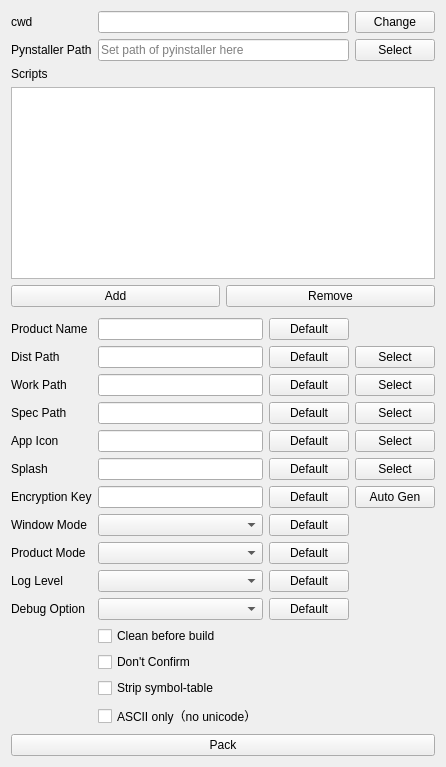
      <widget class="QWidget" name="commonTab">
       <attribute name="title">
        <string>Common</string>
       </attribute>
       <layout class="QVBoxLayout" name="verticalLayout_2">
        <item>
         <layout class="QGridLayout" name="gridLayout_2">
          <item row="0" column="0">
           <widget class="QLabel" name="cwdLabel">
            <property name="text">
             <string>cwd</string>
            </property>
           </widget>
          </item>
          <item row="0" column="1">
           <widget class="DirectoryEdit" name="cwdEdit">
            <property name="focusPolicy">
             <enum>Qt::NoFocus</enum>
            </property>
           </widget>
          </item>
          <item row="0" column="2">
           <widget class="QPushButton" name="changeCWDButton">
            <property name="text">
             <string>Change</string>
            </property>
           </widget>
          </item>
          <item row="1" column="0">
           <widget class="QLabel" name="pyinstallerLabel">
            <property name="text">
             <string>Pynstaller Path</string>
            </property>
           </widget>
          </item>
          <item row="1" column="1">
           <widget class="FileEdit" name="pyinstallerEdit">
            <property name="dragEnabled">
             <bool>true</bool>
            </property>
            <property name="placeholderText">
             <string>Set path of pyinstaller here</string>
            </property>
           </widget>
          </item>
          <item row="1" column="2">
           <widget class="QPushButton" name="selectPyInstallerButton">
            <property name="text">
             <string>Select</string>
            </property>
           </widget>
          </item>
         </layout>
        </item>
        <item>
         <layout class="QVBoxLayout" name="scriptsListWidgetLayout">
          <item>
           <widget class="QLabel" name="scriptsLabel">
            <property name="text">
             <string>Scripts</string>
            </property>
           </widget>
          </item>
          <item>
           <widget class="FileListWidget" name="scriptsListWidget">
            <property name="mouseTracking">
             <bool>false</bool>
            </property>
            <property name="acceptDrops">
             <bool>true</bool>
            </property>
            <property name="dragEnabled">
             <bool>true</bool>
            </property>
            <property name="dragDropOverwriteMode">
             <bool>true</bool>
            </property>
            <property name="dragDropMode">
             <enum>QAbstractItemView::NoDragDrop</enum>
            </property>
           </widget>
          </item>
          <item>
           <layout class="QHBoxLayout" name="horizontalLayout_2">
            <item>
             <widget class="QPushButton" name="addScriptButton">
              <property name="text">
               <string>Add</string>
              </property>
             </widget>
            </item>
            <item>
             <widget class="QPushButton" name="removeScriptButton">
              <property name="text">
               <string>Remove</string>
              </property>
             </widget>
            </item>
           </layout>
          </item>
         </layout>
        </item>
        <item>
         <layout class="QGridLayout" name="gridLayout">
          <property name="topMargin">
           <number>5</number>
          </property>
          <item row="3" column="0">
           <widget class="QLabel" name="specPathLabel">
            <property name="text">
             <string>Spec Path</string>
            </property>
           </widget>
          </item>
          <item row="10" column="2">
           <widget class="QPushButton" name="defaultDebugOptionButton">
            <property name="text">
             <string>Default</string>
            </property>
           </widget>
          </item>
          <item row="0" column="0">
           <widget class="QLabel" name="productNameLabel">
            <property name="text">
             <string>Product Name</string>
            </property>
           </widget>
          </item>
          <item row="9" column="2">
           <widget class="QPushButton" name="defaultLogLevelButton">
            <property name="text">
             <string>Default</string>
            </property>
           </widget>
          </item>
          <item row="1" column="0">
           <widget class="QLabel" name="distPathLabel">
            <property name="text">
             <string>Dist Path</string>
            </property>
           </widget>
          </item>
          <item row="6" column="1">
           <widget class="QLineEdit" name="encryptionKeyEdit"/>
          </item>
          <item row="14" column="1">
           <widget class="QCheckBox" name="stripSymbolsCheckBox">
            <property name="text">
             <string>Strip symbol-table</string>
            </property>
            <property name="tristate">
             <bool>false</bool>
            </property>
           </widget>
          </item>
          <item row="4" column="1">
           <widget class="QLineEdit" name="appIconEdit"/>
          </item>
          <item row="10" column="1">
           <widget class="QComboBox" name="debugOptionCombo"/>
          </item>
          <item row="7" column="1">
           <widget class="QComboBox" name="windowModeCombo"/>
          </item>
          <item row="0" column="1">
           <widget class="QLineEdit" name="productNameEdit"/>
          </item>
          <item row="7" column="2">
           <widget class="QPushButton" name="defaultWindowModeButton">
            <property name="text">
             <string>Default</string>
            </property>
           </widget>
          </item>
          <item row="6" column="0">
           <widget class="QLabel" name="encryptionKeyLabel">
            <property name="text">
             <string>Encryption Key</string>
            </property>
           </widget>
          </item>
          <item row="3" column="1">
           <widget class="QLineEdit" name="specPathEdit"/>
          </item>
          <item row="4" column="3">
           <widget class="QPushButton" name="selectAppIconButton">
            <property name="text">
             <string>Select</string>
            </property>
           </widget>
          </item>
          <item row="5" column="2">
           <widget class="QPushButton" name="defaultSplashButton">
            <property name="text">
             <string>Default</string>
            </property>
           </widget>
          </item>
          <item row="2" column="2">
           <widget class="QPushButton" name="defaultWorkPathButton">
            <property name="text">
             <string>Default</string>
            </property>
           </widget>
          </item>
          <item row="15" column="1">
           <widget class="QCheckBox" name="asciiOnlyCheckBox">
            <property name="text">
             <string>ASCII only（no unicode）</string>
            </property>
            <property name="tristate">
             <bool>false</bool>
            </property>
           </widget>
          </item>
          <item row="2" column="0">
           <widget class="QLabel" name="workPathLabel">
            <property name="text">
             <string>Work Path</string>
            </property>
           </widget>
          </item>
          <item row="3" column="3">
           <widget class="QPushButton" name="selectSpecPathButton">
            <property name="text">
             <string>Select</string>
            </property>
           </widget>
          </item>
          <item row="9" column="0">
           <widget class="QLabel" name="logLevelLabel">
            <property name="text">
             <string>Log Level</string>
            </property>
           </widget>
          </item>
          <item row="8" column="0">
           <widget class="QLabel" name="productModelLabel">
            <property name="text">
             <string>Product Mode</string>
            </property>
           </widget>
          </item>
          <item row="10" column="0">
           <widget class="QLabel" name="debugOptionLabel">
            <property name="text">
             <string>Debug Option</string>
            </property>
           </widget>
          </item>
          <item row="1" column="3">
           <widget class="QPushButton" name="selectDistPathButton">
            <property name="text">
             <string>Select</string>
            </property>
           </widget>
          </item>
          <item row="2" column="3">
           <widget class="QPushButton" name="selectWorkPathButton">
            <property name="text">
             <string>Select</string>
            </property>
           </widget>
          </item>
          <item row="4" column="2">
           <widget class="QPushButton" name="defaultAppIconButton">
            <property name="text">
             <string>Default</string>
            </property>
           </widget>
          </item>
          <item row="8" column="2">
           <widget class="QPushButton" name="defaultProductModeButton">
            <property name="text">
             <string>Default</string>
            </property>
           </widget>
          </item>
          <item row="8" column="1">
           <widget class="QComboBox" name="productModeCombo"/>
          </item>
          <item row="5" column="1">
           <widget class="QLineEdit" name="splashEdit"/>
          </item>
          <item row="3" column="2">
           <widget class="QPushButton" name="defaultSpecPathButton">
            <property name="text">
             <string>Default</string>
            </property>
           </widget>
          </item>
          <item row="6" column="2">
           <widget class="QPushButton" name="defaultEncryptionKeyButton">
            <property name="text">
             <string>Default</string>
            </property>
           </widget>
          </item>
          <item row="6" column="3">
           <widget class="QPushButton" name="generateEncryptionKeyButton">
            <property name="text">
             <string>Auto Gen</string>
            </property>
           </widget>
          </item>
          <item row="9" column="1">
           <widget class="QComboBox" name="logLevelCombo"/>
          </item>
          <item row="13" column="1">
           <widget class="QCheckBox" name="noConfirmCheckBox">
            <property name="text">
             <string>Don't Confirm</string>
            </property>
            <property name="tristate">
             <bool>false</bool>
            </property>
           </widget>
          </item>
          <item row="1" column="1">
           <widget class="DirectoryEdit" name="distPathEdit"/>
          </item>
          <item row="4" column="0">
           <widget class="QLabel" name="appIconLabel">
            <property name="text">
             <string>App Icon</string>
            </property>
           </widget>
          </item>
          <item row="5" column="3">
           <widget class="QPushButton" name="selectSplashButton">
            <property name="text">
             <string>Select</string>
            </property>
           </widget>
          </item>
          <item row="12" column="1">
           <widget class="QCheckBox" name="cleanBeforePackCheckBox">
            <property name="text">
             <string>Clean before build</string>
            </property>
            <property name="tristate">
             <bool>false</bool>
            </property>
           </widget>
          </item>
          <item row="2" column="1">
           <widget class="QLineEdit" name="workPathEdit"/>
          </item>
          <item row="5" column="0">
           <widget class="QLabel" name="splashLabel">
            <property name="text">
             <string>Splash</string>
            </property>
           </widget>
          </item>
          <item row="16" column="0" colspan="4">
           <widget class="QPushButton" name="startPackButton">
            <property name="text">
             <string>Pack</string>
            </property>
           </widget>
          </item>
          <item row="1" column="2">
           <widget class="QPushButton" name="defaultDistPathButton">
            <property name="text">
             <string>Default</string>
            </property>
           </widget>
          </item>
          <item row="7" column="0">
           <widget class="QLabel" name="windowModeLabel">
            <property name="text">
             <string>Window Mode</string>
            </property>
           </widget>
          </item>
          <item row="0" column="2">
           <widget class="QPushButton" name="defaultProductNameButton">
            <property name="text">
             <string>Default</string>
            </property>
           </widget>
          </item>
         </layout>
        </item>
       </layout>
      </widget>
